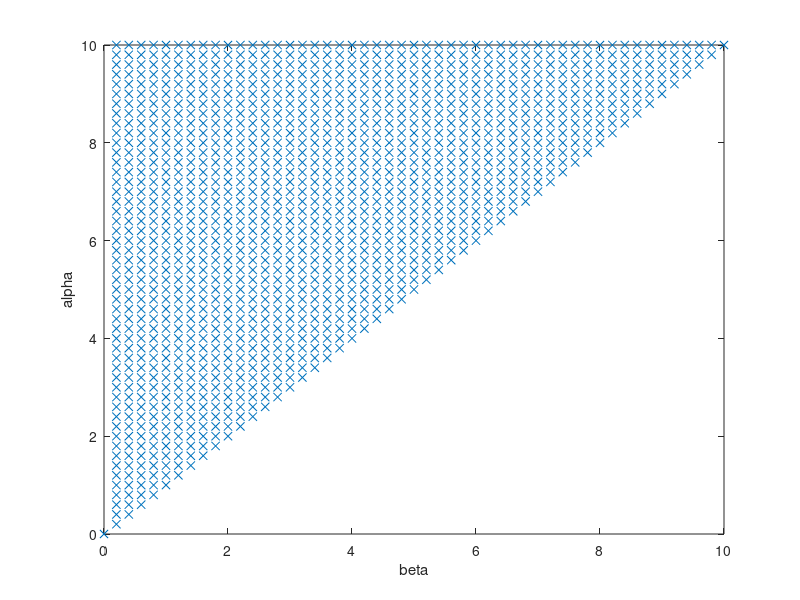

Write MATLAB code to recreate this figure. (Note: this script raises an error after producing the figure.)
N = 50;
u_delta = 10/N;

gamma = zeros(N,3);

count = 1;
for alpha_k = 1:N
    for beta_k = 1:alpha_k
        count = count+1;
        gamma(count,:) = [u_delta*alpha_k, u_delta*beta_k, 0];
    end
end

figure;
plot(gamma(:,2),gamma(:,1),'x')
xlabel('beta')
ylabel('alpha')

mu = ones(length(gamma),1);

u = 0:0.1:10;
u = [u, 10:-0.1:3];
u = [u, 3:0.1:7];
u = [u, 7:-0.1:4];
u = [u, 4:0.1:6];
%u = [u, 6:-0.1:0];


w = [];

for k = 1:length(u)
    [tmp,gamma] = preisach_v1(u(k),gamma,mu);
    w(k) = tmp;
end

figure;
subplot(211)
plot(u)
subplot(212)
plot(u,w)

figure; hold on;
mask = (gamma_hat==1);
plot(gamma(mask,2),gamma(mask,1),'rx')

mask = (gamma_hat==-1);
plot(gamma(mask,2),gamma(mask,1),'bo')
%%


% [1] MAYERGOYZ,  Isaak.  Mathematical  models  of  hysterisis  and  their  applications.  Elsevier,  2003,  ISBN  0-1--480873-5
% [2] Everet, A General approach to hysteresis. Trans. Faraday Soc. 48(8),749(1952)


% TBD: discretisation of the preisach plane
% e.g. regular grid / irregular grid
% By  partitioning  the  Preisach  planeS,  illustrated  in  Equation  2.13,  into  subregions,  asshown in Figure  2.16,  the  Preisach plane  will  be  discretized.   
% Within each sub-region,  therelays are assumed to switch simultaneously depending on the applied inputu(·),  and theweighting valuesμα,βare the same within that regio

% TBD: implementation 
% - direct / memory curve / interpolation
% - numerical integration of distributions